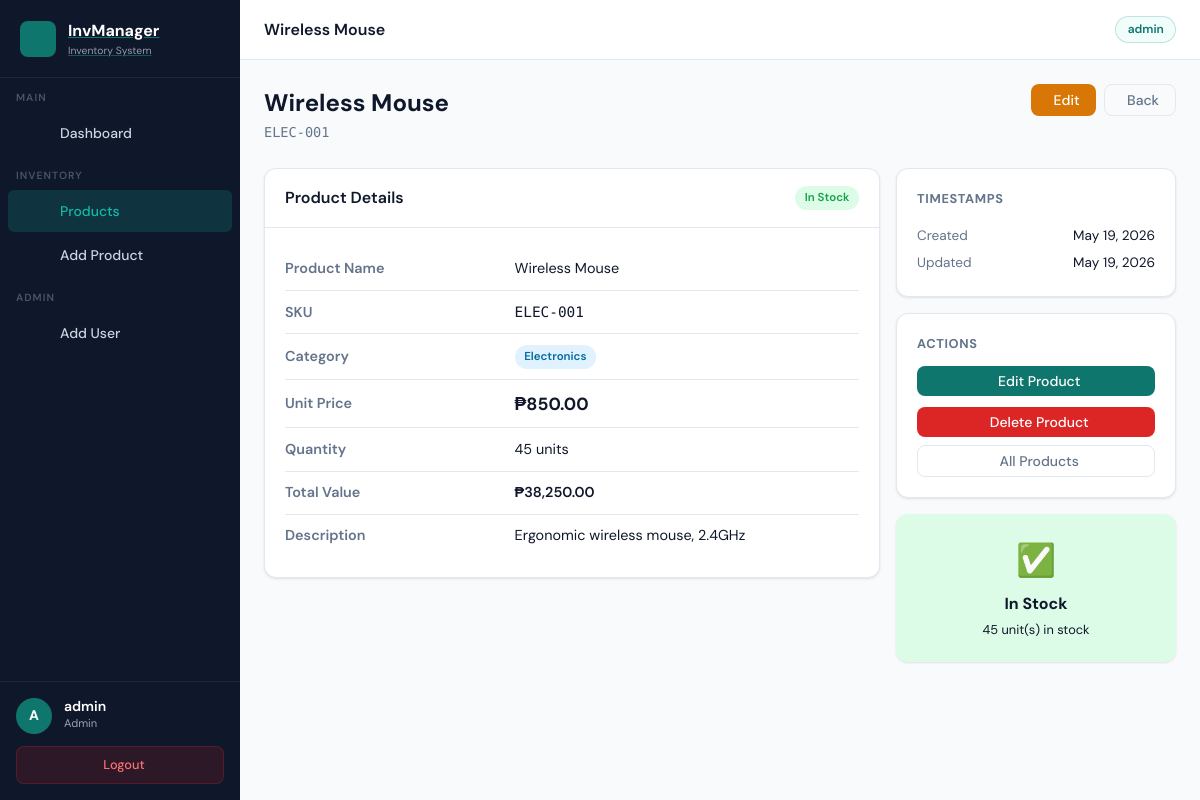
Page /views/products/view.php?id=1 (signed in) on the committed database.
### tables this page shows
CREATE TABLE IF NOT EXISTS products (
    id          INT AUTO_INCREMENT PRIMARY KEY,
    name        VARCHAR(150) NOT NULL,
    sku         VARCHAR(80)  NOT NULL UNIQUE,
    category_id INT,
    price       DECIMAL(10,2) NOT NULL DEFAULT 0.00,
    quantity    INT          NOT NULL DEFAULT 0,
    description TEXT,
    created_by  INT,                               
    created_at  DATETIME DEFAULT CURRENT_TIMESTAMP,
    updated_at  DATETIME DEFAULT CURRENT_TIMESTAMP ON UPDATE CURRENT_TIMESTAMP,

    FOREIGN KEY (category_id) REFERENCES categories(id) ON DELETE SET NULL,
    FOREIGN KEY (created_by)  REFERENCES users(id)      ON DELETE SET NULL
);

CREATE TABLE IF NOT EXISTS categories (
    id          INT AUTO_INCREMENT PRIMARY KEY,
    name        VARCHAR(100) NOT NULL UNIQUE,
    description TEXT,
    created_at  DATETIME DEFAULT CURRENT_TIMESTAMP
);

### config/auth.php (called while the page is built, shortened)
<?php
$currentUser = [
    'id'       => $_SESSION['user_id'],
    'username' => $_SESSION['user_username'],
    'email'    => $_SESSION['user_email'],
    'role'     => $_SESSION['user_role'],
];
function h(string $value): string {
    return htmlspecialchars($value, ENT_QUOTES, 'UTF-8');
}

### controllers/ProductController.php (called while the page is built, shortened)
<?php
require_once __DIR__ . '/../models/Product.php';
class ProductController {
    private mysqli $conn;
    public function __construct(mysqli $conn) {
        $this->conn = $conn;
    }
    public function getById(int $id): ?Product {
        $stmt = $this->conn->prepare(
            'SELECT p.*, c.name AS category_name
               FROM products p
               LEFT JOIN categories c ON p.category_id = c.id
              WHERE p.id = ?
              LIMIT 1'
        );
        $stmt->bind_param('i', $id);
        $stmt->execute();
        $result = $stmt->get_result();
        $row = $result->fetch_assoc();
        return new Product(
            $row['name'],
            $row['sku'],
            (float)$row['price'],
            (int)$row['quantity'],
            $row['description'] ?? '',
            $row['category_id'] ? (int)$row['category_id'] : null,
            $row['created_by']  ? (int)$row['created_by']  : null,
            (int)$row['id'],
            $row['created_at'],
            $row['updated_at'],
            $row['category_name'] ?? ''
        );
    }
}

### models/Product.php (called while the page is built, shortened)
<?php
class Product {
    public function __construct(
        string $name,
        string $sku,
        float  $price,
        int    $quantity,
        string $description   = '',
        ?int   $category_id   = null,
        ?int   $created_by    = null,
        int    $id            = 0,
        string $created_at    = '',
        string $updated_at    = '',
        string $category_name = ''
    ) {
        $this->id            = $id;
        $this->name          = trim($name);
        $this->sku           = strtoupper(trim($sku));
        $this->price         = $price;
        $this->quantity      = $quantity;
        $this->description   = trim($description);
        $this->created_at    = $created_at;
        $this->updated_at    = $updated_at;
        $this->category_name = $category_name;
    }
    public function stockStatus(): string {
        return 'In Stock';
    }
    public function stockClass(): string {
        return 'badge-success';
    }
}

### views/products/view.php (the view, shortened to what this page needs)
<?php
require_once __DIR__ . '/../../config/auth.php';
require_once __DIR__ . '/../../config/database.php';
require_once __DIR__ . '/../../controllers/ProductController.php';
$activePage = 'products';
$id = (int)($_GET['id'] ?? 0);
$productCtrl = new ProductController($conn);
$product     = $productCtrl->getById($id);
$pageTitle = h($product->name);
?>
<?php require __DIR__ . '/../partial/header_app.php'; ?>
<div class="page-header">
    <div>
        <h1><?= h($product->name) ?></h1>
        <p style="font-family:var(--font-mono); font-size:.85rem;"><?= h($product->sku) ?></p>
    </div>
    <div style="display:flex; gap:.5rem;">
        <a href="/views/products/edit.php?id=<?= $product->id ?>" class="btn btn-warning">
            <i class="ph-bold ph-pencil"></i> Edit
        </a>
        <a href="/views/products/index.php" class="btn btn-outline">
            <i class="ph-bold ph-arrow-left"></i> Back
        </a>
    </div>
</div>
<div style="display:grid; grid-template-columns:1fr 280px; gap:1rem; align-items:start;">
    <div class="card">
        <div class="card-header">
            <span class="card-title"><i class="ph-bold ph-info"></i> Product Details</span>
            <span class="badge <?= $product->stockClass() ?>"><?= $product->stockStatus() ?></span>
        </div>
        <div class="card-body">
            <table style="width:100%; font-size:.9rem;">
                <tr>
                    <td style="padding:.6rem 0; color:var(--text-muted); width:40%; font-weight:600; border-bottom:1px solid var(--border);">Product Name</td>
                    <td style="padding:.6rem 0; border-bottom:1px solid var(--border);"><?= h($product->name) ?></td>
                </tr>
                <tr>
                    <td style="padding:.6rem 0; color:var(--text-muted); font-weight:600; border-bottom:1px solid var(--border);">SKU</td>
                    <td style="padding:.6rem 0; border-bottom:1px solid var(--border); font-family:var(--font-mono);"><?= h($product->sku) ?></td>
                </tr>
                <tr>
                    <td style="padding:.6rem 0; color:var(--text-muted); font-weight:600; border-bottom:1px solid var(--border);">Category</td>
                    <td style="padding:.6rem 0; border-bottom:1px solid var(--border);">
                        <?php if ($product->category_name): ?>
                            <span class="badge badge-info"><?= h($product->category_name) ?></span>
                        <?php else: ?>
                            <span class="text-muted">Uncategorized</span>
                        <?php endif; ?>
                    </td>
                </tr>
                <tr>
                    <td style="padding:.6rem 0; color:var(--text-muted); font-weight:600; border-bottom:1px solid var(--border);">Unit Price</td>
                    <td style="padding:.6rem 0; border-bottom:1px solid var(--border); font-weight:700; font-size:1.1rem;">
                        ₱<?= number_format($product->price, 2) ?>
                    </td>
                </tr>
                <tr>
                    <td style="padding:.6rem 0; color:var(--text-muted); font-weight:600; border-bottom:1px solid var(--border);">Quantity</td>
                    <td style="padding:.6rem 0; border-bottom:1px solid var(--border);"><?= number_format($product->quantity) ?> units</td>
                </tr>
                <tr>
                    <td style="padding:.6rem 0; color:var(--text-muted); font-weight:600; border-bottom:1px solid var(--border);">Total Value</td>
                    <td style="padding:.6rem 0; border-bottom:1px solid var(--border); font-weight:600;">
                        ₱<?= number_format($product->price * $product->quantity, 2) ?>
                    </td>
                </tr>
                <tr>
                    <td style="padding:.6rem 0; color:var(--text-muted); font-weight:600;">Description</td>
                    <td style="padding:.6rem 0;">
                        <?= !empty($product->description)
                              ? nl2br(h($product->description))
                              : '<span class="text-muted">No description provided.</span>' ?>
                    </td>
                </tr>
            </table>
        </div>
    </div>
    <div style="display:flex; flex-direction:column; gap:1rem;">
        <div class="card card-body">
            <h3 style="font-size:.8rem; text-transform:uppercase; letter-spacing:.05em; color:var(--text-muted); margin-bottom:.75rem;">Timestamps</h3>
            <div style="font-size:.85rem; line-height:2;">
                <div style="display:flex; justify-content:space-between;">
                    <span class="text-muted">Created</span>
                    <span><?= date('M d, Y', strtotime($product->created_at)) ?></span>
                </div>
                <div style="display:flex; justify-content:space-between;">
                    <span class="text-muted">Updated</span>
                    <span><?= date('M d, Y', strtotime($product->updated_at)) ?></span>
                </div>
            </div>
        </div>
        <div class="card card-body">
            <h3 style="font-size:.8rem; text-transform:uppercase; letter-spacing:.05em; color:var(--text-muted); margin-bottom:.75rem;">Actions</h3>
            <div style="display:flex; flex-direction:column; gap:.5rem;">
                <a href="/views/products/edit.php?id=<?= $product->id ?>" class="btn btn-primary btn-full">
                    <i class="ph-bold ph-pencil"></i> Edit Product
                </a>
                <form method="POST" action="/views/products/index.php"
                      onsubmit="return confirm('Delete this product? This cannot be undone.')">
                    <button type="submit" class="btn btn-danger btn-full">
                        <i class="ph-bold ph-trash"></i> Delete Product
                    </button>
                </form>
                <a href="/views/products/index.php" class="btn btn-outline btn-full">
                    <i class="ph-bold ph-list"></i> All Products
                </a>
            </div>
        </div>
        <div class="card card-body" style="background:<?= $product->quantity === 0 ? 'var(--danger-bg)' : ($product->quantity <= 10 ? 'var(--warning-bg)' : 'var(--success-bg)') ?>; border-color:transparent;">
            <div style="text-align:center;">
                <div style="font-size:2rem; margin-bottom:.25rem;">
                    <?= $product->quantity === 0 ? '❌' : ($product->quantity <= 10 ? '⚠️' : '✅') ?>
                </div>
                <div style="font-weight:700; font-size:1rem;">
                    <?= $product->stockStatus() ?>
                </div>
                <div style="font-size:.8rem; margin-top:.25rem;">
                    <?= number_format($product->quantity) ?> unit(s) in stock
                </div>
            </div>
        </div>
    </div>
</div>
<?php require __DIR__ . '/../partial/footer_app.php'; ?>

### views/partial/header_app.php (shortened to what this page needs)
<!DOCTYPE html>
<html lang="en">
<head>
    <link rel="stylesheet" href="/public/styles.css">
</head>
<body>
<div class="app-shell">
<aside class="sidebar">
    <a href="/views/dashboard/index.php" class="sidebar-brand">
        <div class="brand-icon"><i class="ph-bold ph-package"></i></div>
        <div>
            <span>InvManager</span>
            <small>Inventory System</small>
        </div>
    </a>
    <div class="nav-section">Main</div>
    <a href="/views/dashboard/index.php"
       class="nav-item <?= ($activePage ?? '') === 'dashboard' ? 'active' : '' ?>">
        Dashboard
    </a>
    <div class="nav-section">Inventory</div>
    <a href="/views/products/index.php"
       class="nav-item <?= ($activePage ?? '') === 'products' ? 'active' : '' ?>">
        Products
    </a>
    <a href="/views/products/create.php"
       class="nav-item <?= ($activePage ?? '') === 'product-create' ? 'active' : '' ?>">
        Add Product
    </a>
    <?php if ($currentUser['role'] === 'admin'): ?>
    <div class="nav-section">Admin</div>
    <a href="/views/auth/register.php"
       class="nav-item <?= ($activePage ?? '') === 'register' ? 'active' : '' ?>">
        Add User
    </a>
    <?php endif; ?>
    <div class="sidebar-footer">
        <div class="user-info">
            <div class="user-avatar">
                <?= strtoupper(substr($currentUser['username'], 0, 1)) ?>
            </div>
            <div>
                <div class="user-name"><?= h($currentUser['username']) ?></div>
                <div class="user-role"><?= h($currentUser['role']) ?></div>
            </div>
        </div>
        <a href="/views/auth/logout.php" class="btn-logout">
            <i class="ph-bold ph-sign-out"></i> Logout
        </a>
    </div>
</aside>
<header class="topbar">
    <span class="topbar-title"><?= isset($pageTitle) ? h($pageTitle) : 'Dashboard' ?></span>
    <div class="topbar-right">
        <span class="topbar-badge">
            <?= h($currentUser['username']) ?>
        </span>
    </div>
</header>
<main class="main-content">

### rows in the picture
products: name "Wireless Mouse", sku "ELEC-001", category.name "Electronics", price "850.00", quantity "45", $product->price * $product->quantity "38,250.00", description "Ergonomic wireless mouse, 2.4GHz", created_at "May 19, 2026", updated_at "May 19, 2026"

### other values in the picture
substr($currentUser['username'], 0, 1) "A"
$currentUser['username'] "admin"
$currentUser['role'] "Admin"
$product->stockStatus() "In Stock"
